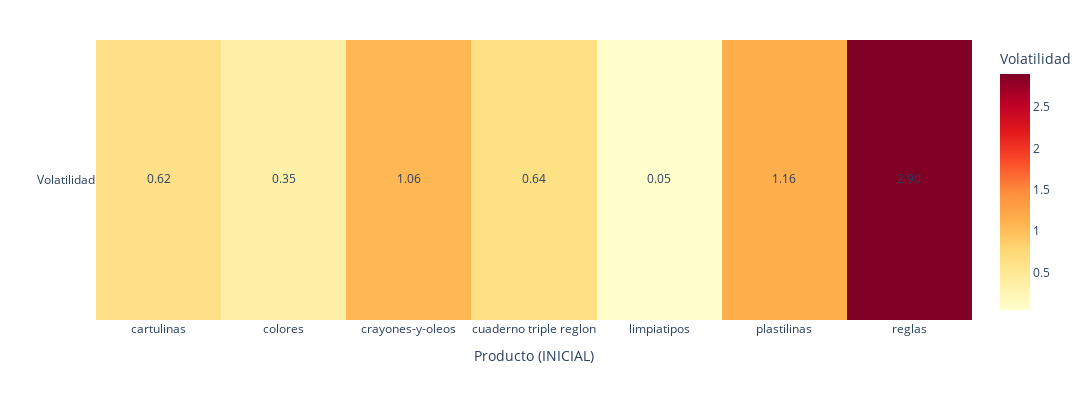
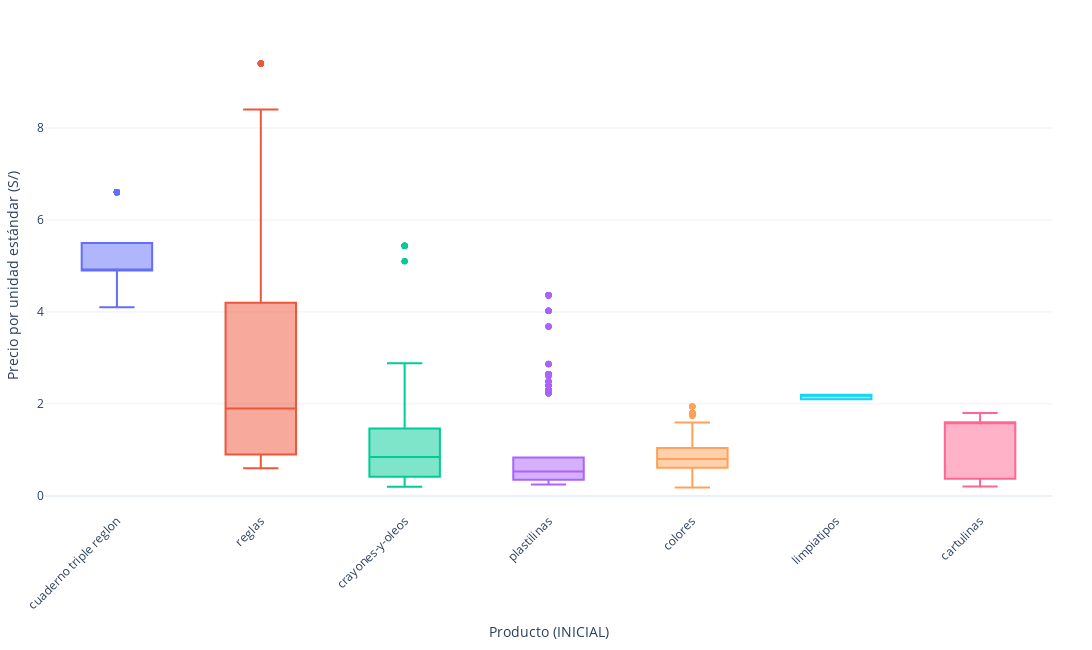
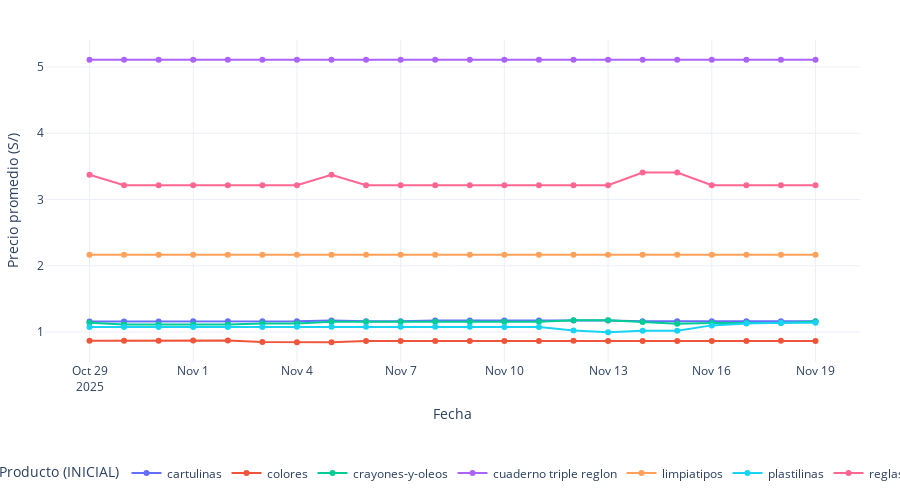

The notebook cell these images were saved under, in order:
### Code cell
import pandas as pd
import numpy as np
import plotly.express as px
import plotly.graph_objects as go
import os

# ===============================
# 0. Configuración de rutas
# ===============================
# Carpeta donde se guardan los gráficos de INICIAL
RESULTS_DIR = r"C:\Users\Hp\Documents\GitHub\PEU_INEI_Proyecto_Integrador_IPC\ipc-webscraping\results\Educacion\educacion_inicial"
os.makedirs(RESULTS_DIR, exist_ok=True)

# Archivo consolidado de educación
INPUT_FILE = r"C:\Users\Hp\Documents\GitHub\PEU_INEI_Proyecto_Integrador_IPC\ipc-webscraping\data\consolidated\consolidado_educacion.xlsx"

# ===============================
# 1. Cargar datos
# ===============================
df = pd.read_excel(INPUT_FILE)

# Asegurar que el precio esté en formato numérico
df["precio_por_unidad_estandar"] = pd.to_numeric(
    df["precio_por_unidad_estandar"], errors="coerce"
)

# Eliminar filas sin precio válido
df = df.dropna(subset=["precio_por_unidad_estandar"]).copy()

# ===============================
# 2. Filtrar SOLO productos de INICIAL
# ===============================
productos_inicial = [
    "cartulinas",
    "colores",
    "crayones-y-oleos",
    "cuaderno triple reglon",
    "limpiatipos",
    # "loncheras",
    "plastilinas",
    "reglas",
]

df["producto_especifico"] = df["producto_especifico"].astype(str)
df = df[df["producto_especifico"].isin(productos_inicial)].copy()

# (opcional) marcar que todo es INICIAL
df["nivel_educativo"] = "INICIAL"

# ===============================
# 3. Preparar fecha
# ===============================
if "fecha_scraping" in df.columns:
    df["FECHA"] = pd.to_datetime(df["fecha_scraping"], errors="coerce")
else:
    df["FECHA"] = pd.NaT

# ===============================
# 4. Volatilidad por producto (solo INICIAL, precio directo)
# ===============================
vol_prod = (
    df.groupby("producto_especifico")["precio_por_unidad_estandar"]
      .std()
      .reset_index(name="VOLATILIDAD")
)

print("Volatilidad por producto - INICIAL (precio directo):")
print(vol_prod)

# Heatmap: una fila con N productos
fig_vol = go.Figure(
    data=go.Heatmap(
        z=[vol_prod["VOLATILIDAD"].values],      # una fila con N productos
        x=vol_prod["producto_especifico"],       # eje X: productos
        y=["Volatilidad"],                       # eje Y: una sola fila
        colorscale="YlOrRd",
        colorbar=dict(title="Volatilidad"),
    )
)

# Anotar valores dentro de cada celda
for _, row in vol_prod.iterrows():
    fig_vol.add_trace(
        go.Scatter(
            x=[row["producto_especifico"]],
            y=["Volatilidad"],
            text=[f"{row['VOLATILIDAD']:.2f}"],
            mode="text",
            showlegend=False,
        )
    )

fig_vol.update_layout(
    title=None,
    xaxis_title="Producto (INICIAL)",   # sin 'específico'
    yaxis_title="",
    template="plotly_white",
    width=1200,
    height=400,
    margin=dict(l=40, r=40, t=40, b=80),
)
fig_vol.show()
fig_vol.write_image(
    os.path.join(RESULTS_DIR, "volatilidad_por_producto_inicial.pdf")
)

# ===============================
# 5. Boxplot de precios por producto (precio directo)
# ===============================
fig_box = px.box(
    df,
    x="producto_especifico",
    y="precio_por_unidad_estandar",
    color="producto_especifico",
    labels={
        "producto_especifico": "Producto (INICIAL)",
        "precio_por_unidad_estandar": "Precio por unidad estándar (S/)",
    },
    width=1400,
    height=650,
    template="plotly_white",
)

fig_box.update_layout(
    xaxis_tickangle=-45,
    showlegend=False,  # la leyenda sería igual que el eje X
    title=None,
    margin=dict(l=40, r=40, t=40, b=120),
)
fig_box.show()
fig_box.write_image(
    os.path.join(RESULTS_DIR, "boxplot_precio_por_producto_inicial.pdf")
)

# ===============================
# 6. Evolución del precio promedio por producto (precio directo)
# ===============================
if df["FECHA"].notna().any():
    evol_prod = (
        df.groupby(["FECHA", "producto_especifico"])["precio_por_unidad_estandar"]
          .mean()
          .reset_index()
    )

    fig_line = px.line(
        evol_prod,
        x="FECHA",
        y="precio_por_unidad_estandar",
        color="producto_especifico",
        markers=True,
        labels={
            "FECHA": "Fecha",
            "precio_por_unidad_estandar": "Precio promedio (S/)",
            "producto_especifico": "Producto (INICIAL)",
        },
    )

    fig_line.update_layout(
        title=None,
        xaxis_title="Fecha",
        yaxis_title="Precio promedio (S/)",
        template="plotly_white",
        hovermode="x unified",
        width=900,
        height=500,
        legend=dict(
            orientation="h",       # horizontal
            yanchor="top",
            y=-0.30,               # leyenda debajo del gráfico
            xanchor="center",
            x=0.5,
            bgcolor="rgba(0,0,0,0)",
        ),
        margin=dict(l=40, r=40, t=40, b=120),
    )

    fig_line.show()
    fig_line.write_image(
        os.path.join(RESULTS_DIR, "evolucion_precio_por_producto_inicial.pdf")
    )
else:
    print("No hay 'fecha_scraping' válida para hacer la evolución temporal.")

### Figure 1 — Plotly figure (JSON) as saved in the notebook; plotly's stock layout.template omitted (floating-point values rounded to 4 significant figures)
{"data": [{"colorbar": {"title": {"text": "Volatilidad"}}, "colorscale": [[0, "rgb(255,255,204)"], [0.125, "rgb(255,237,160)"], [0.25, "rgb(254,217,118)"], [0.375, "rgb(254,178,76)"], [0.5, "rgb(253,141,60)"], [0.625, "rgb(252,78,42)"], [0.75, "rgb(227,26,28)"], [0.875, "rgb(189,0,38)"], [1, "rgb(128,0,38)"]], "type": "heatmap", "x": ["cartulinas", "colores", "crayones-y-oleos", "cuaderno triple reglon", "limpiatipos", "plastilinas", "reglas"], "y": ["Volatilidad"], "z": [[0.6228, 0.3491, 1.06, 0.6358, 0.0475, 1.159, 2.901]]}, {"mode": "text", "showlegend": false, "text": ["0.62"], "type": "scatter", "x": ["cartulinas"], "y": ["Volatilidad"]}, {"mode": "text", "showlegend": false, "text": ["0.35"], "type": "scatter", "x": ["colores"], "y": ["Volatilidad"]}, {"mode": "text", "showlegend": false, "text": ["1.06"], "type": "scatter", "x": ["crayones-y-oleos"], "y": ["Volatilidad"]}, {"mode": "text", "showlegend": false, "text": ["0.64"], "type": "scatter", "x": ["cuaderno triple reglon"], "y": ["Volatilidad"]}, {"mode": "text", "showlegend": false, "text": ["0.05"], "type": "scatter", "x": ["limpiatipos"], "y": ["Volatilidad"]}, {"mode": "text", "showlegend": false, "text": ["1.16"], "type": "scatter", "x": ["plastilinas"], "y": ["Volatilidad"]}, {"mode": "text", "showlegend": false, "text": ["2.90"], "type": "scatter", "x": ["reglas"], "y": ["Volatilidad"]}], "layout": {"height": 400, "margin": {"b": 80, "l": 40, "r": 40, "t": 40}, "title": {}, "width": 1200, "xaxis": {"title": {"text": "Producto (INICIAL)"}}, "yaxis": {"title": {"text": ""}}}}

### Figure 2 — Plotly figure (JSON) as saved in the notebook; plotly's stock layout.template omitted (floating-point values rounded to 4 significant figures; data arrays with more than 128 entries replaced by an {"elided": "..."} marker saying what was removed)
{"data": [{"alignmentgroup": "True", "hovertemplate": "Producto (INICIAL)=%{x}<br>Precio por unidad estándar (S/)=%{y}<extra></extra>", "legendgroup": "cuaderno triple reglon", "marker": {"color": "#636efa"}, "name": "cuaderno triple reglon", "notched": false, "offsetgroup": "cuaderno triple reglon", "orientation": "v", "showlegend": true, "type": "box", "x": {"elided": "1122 str values"}, "x0": " ", "xaxis": "x", "y": {"elided": "1122 float values"}, "y0": " ", "yaxis": "y"}, {"alignmentgroup": "True", "hovertemplate": "Producto (INICIAL)=%{x}<br>Precio por unidad estándar (S/)=%{y}<extra></extra>", "legendgroup": "reglas", "marker": {"color": "#EF553B"}, "name": "reglas", "notched": false, "offsetgroup": "reglas", "orientation": "v", "showlegend": true, "type": "box", "x": {"elided": "282 str values"}, "x0": " ", "xaxis": "x", "y": {"elided": "282 float values"}, "y0": " ", "yaxis": "y"}, {"alignmentgroup": "True", "hovertemplate": "Producto (INICIAL)=%{x}<br>Precio por unidad estándar (S/)=%{y}<extra></extra>", "legendgroup": "crayones-y-oleos", "marker": {"color": "#00cc96"}, "name": "crayones-y-oleos", "notched": false, "offsetgroup": "crayones-y-oleos", "orientation": "v", "showlegend": true, "type": "box", "x": {"elided": "750 str values"}, "x0": " ", "xaxis": "x", "y": {"elided": "750 float values"}, "y0": " ", "yaxis": "y"}, {"alignmentgroup": "True", "hovertemplate": "Producto (INICIAL)=%{x}<br>Precio por unidad estándar (S/)=%{y}<extra></extra>", "legendgroup": "plastilinas", "marker": {"color": "#ab63fa"}, "name": "plastilinas", "notched": false, "offsetgroup": "plastilinas", "orientation": "v", "showlegend": true, "type": "box", "x": {"elided": "734 str values"}, "x0": " ", "xaxis": "x", "y": {"elided": "734 float values"}, "y0": " ", "yaxis": "y"}, {"alignmentgroup": "True", "hovertemplate": "Producto (INICIAL)=%{x}<br>Precio por unidad estándar (S/)=%{y}<extra></extra>", "legendgroup": "colores", "marker": {"color": "#FFA15A"}, "name": "colores", "notched": false, "offsetgroup": "colores", "orientation": "v", "showlegend": true, "type": "box", "x": {"elided": "1504 str values"}, "x0": " ", "xaxis": "x", "y": {"elided": "1504 float values"}, "y0": " ", "yaxis": "y"}, {"alignmentgroup": "True", "hovertemplate": "Producto (INICIAL)=%{x}<br>Precio por unidad estándar (S/)=%{y}<extra></extra>", "legendgroup": "limpiatipos", "marker": {"color": "#19d3f3"}, "name": "limpiatipos", "notched": false, "offsetgroup": "limpiatipos", "orientation": "v", "showlegend": true, "type": "box", "x": ["limpiatipos", "limpiatipos", "limpiatipos", "limpiatipos", "limpiatipos", "limpiatipos", "limpiatipos", "limpiatipos", "limpiatipos", "limpiatipos", "limpiatipos", "limpiatipos", "limpiatipos", "limpiatipos", "limpiatipos", "limpiatipos", "limpiatipos", "limpiatipos", "limpiatipos", "limpiatipos", "limpiatipos", "limpiatipos", "limpiatipos", "limpiatipos", "limpiatipos", "limpiatipos", "limpiatipos", "limpiatipos", "limpiatipos", "limpiatipos", "limpiatipos", "limpiatipos", "limpiatipos", "limpiatipos", "limpiatipos", "limpiatipos", "limpiatipos", "limpiatipos", "limpiatipos", "limpiatipos", "limpiatipos", "limpiatipos", "limpiatipos", "limpiatipos", "limpiatipos", "limpiatipos", "limpiatipos", "limpiatipos", "limpiatipos", "limpiatipos", "limpiatipos", "limpiatipos", "limpiatipos", "limpiatipos", "limpiatipos", "limpiatipos", "limpiatipos", "limpiatipos", "limpiatipos", "limpiatipos", "limpiatipos", "limpiatipos", "limpiatipos", "limpiatipos", "limpiatipos", "limpiatipos"], "x0": " ", "xaxis": "x", "y": [2.2, 2.2, 2.1, 2.2, 2.2, 2.1, 2.2, 2.2, 2.1, 2.2, 2.2, 2.1, 2.2, 2.2, 2.1, 2.2, 2.2, 2.1, 2.2, 2.2, 2.1, 2.2, 2.2, 2.1, 2.2, 2.2, 2.1, 2.2, 2.2, 2.1, 2.2, 2.2, 2.1, 2.2, 2.2, 2.1, 2.2, 2.2, 2.1, 2.2, 2.2, 2.1, 2.2, 2.2, 2.1, 2.2, 2.2, 2.1, 2.2, 2.2, 2.1, 2.2, 2.2, 2.1, 2.2, 2.2, 2.1, 2.2, 2.2, 2.1, 2.2, 2.2, 2.1, 2.2, 2.2, 2.1], "y0": " ", "yaxis": "y"}, {"alignmentgroup": "True", "hovertemplate": "Producto (INICIAL)=%{x}<br>Precio por unidad estándar (S/)=%{y}<extra></extra>", "legendgroup": "cartulinas", "marker": {"color": "#FF6692"}, "name": "cartulinas", "notched": false, "offsetgroup": "cartulinas", "orientation": "v", "showlegend": true, "type": "box", "x": {"elided": "1433 str values"}, "x0": " ", "xaxis": "x", "y": {"elided": "1433 float values"}, "y0": " ", "yaxis": "y"}], "layout": {"boxmode": "overlay", "height": 650, "legend": {"title": {"text": "Producto (INICIAL)"}, "tracegroupgap": 0}, "margin": {"b": 120, "l": 40, "r": 40, "t": 40}, "showlegend": false, "title": {}, "width": 1400, "xaxis": {"anchor": "y", "categoryarray": ["cuaderno triple reglon", "reglas", "crayones-y-oleos", "plastilinas", "colores", "limpiatipos", "cartulinas"], "categoryorder": "array", "domain": [0, 1], "tickangle": -45, "title": {"text": "Producto (INICIAL)"}}, "yaxis": {"anchor": "x", "domain": [0, 1], "title": {"text": "Precio por unidad estándar (S/)"}}}}

### Figure 3 — Plotly figure (JSON) as saved in the notebook; plotly's stock layout.template omitted (floating-point values rounded to 4 significant figures)
{"data": [{"hovertemplate": "Producto (INICIAL)=cartulinas<br>Fecha=%{x}<br>Precio promedio (S/)=%{y}<extra></extra>", "legendgroup": "cartulinas", "line": {"color": "#636efa", "dash": "solid"}, "marker": {"symbol": "circle"}, "mode": "lines+markers", "name": "cartulinas", "orientation": "v", "showlegend": true, "type": "scatter", "x": ["2025-10-29T00:00:00", "2025-10-30T00:00:00", "2025-10-31T00:00:00", "2025-11-01T00:00:00", "2025-11-02T00:00:00", "2025-11-03T00:00:00", "2025-11-04T00:00:00", "2025-11-05T00:00:00", "2025-11-06T00:00:00", "2025-11-07T00:00:00", "2025-11-08T00:00:00", "2025-11-09T00:00:00", "2025-11-10T00:00:00", "2025-11-11T00:00:00", "2025-11-12T00:00:00", "2025-11-13T00:00:00", "2025-11-14T00:00:00", "2025-11-15T00:00:00", "2025-11-16T00:00:00", "2025-11-17T00:00:00", "2025-11-18T00:00:00", "2025-11-19T00:00:00"], "xaxis": "x", "y": [1.158, 1.158, 1.158, 1.162, 1.162, 1.162, 1.162, 1.175, 1.162, 1.162, 1.174, 1.174, 1.174, 1.174, 1.174, 1.174, 1.162, 1.162, 1.162, 1.162, 1.162, 1.162], "yaxis": "y"}, {"hovertemplate": "Producto (INICIAL)=colores<br>Fecha=%{x}<br>Precio promedio (S/)=%{y}<extra></extra>", "legendgroup": "colores", "line": {"color": "#EF553B", "dash": "solid"}, "marker": {"symbol": "circle"}, "mode": "lines+markers", "name": "colores", "orientation": "v", "showlegend": true, "type": "scatter", "x": ["2025-10-29T00:00:00", "2025-10-30T00:00:00", "2025-10-31T00:00:00", "2025-11-01T00:00:00", "2025-11-02T00:00:00", "2025-11-03T00:00:00", "2025-11-04T00:00:00", "2025-11-05T00:00:00", "2025-11-06T00:00:00", "2025-11-07T00:00:00", "2025-11-08T00:00:00", "2025-11-09T00:00:00", "2025-11-10T00:00:00", "2025-11-11T00:00:00", "2025-11-12T00:00:00", "2025-11-13T00:00:00", "2025-11-14T00:00:00", "2025-11-15T00:00:00", "2025-11-16T00:00:00", "2025-11-17T00:00:00", "2025-11-18T00:00:00", "2025-11-19T00:00:00"], "xaxis": "x", "y": [0.869, 0.869, 0.869, 0.8709, 0.8709, 0.8498, 0.8477, 0.8477, 0.866, 0.8636, 0.8636, 0.8636, 0.8656, 0.8656, 0.8696, 0.8656, 0.8656, 0.8656, 0.8656, 0.8655, 0.8683, 0.8664], "yaxis": "y"}, {"hovertemplate": "Producto (INICIAL)=crayones-y-oleos<br>Fecha=%{x}<br>Precio promedio (S/)=%{y}<extra></extra>", "legendgroup": "crayones-y-oleos", "line": {"color": "#00cc96", "dash": "solid"}, "marker": {"symbol": "circle"}, "mode": "lines+markers", "name": "crayones-y-oleos", "orientation": "v", "showlegend": true, "type": "scatter", "x": ["2025-10-29T00:00:00", "2025-10-30T00:00:00", "2025-10-31T00:00:00", "2025-11-01T00:00:00", "2025-11-02T00:00:00", "2025-11-03T00:00:00", "2025-11-04T00:00:00", "2025-11-05T00:00:00", "2025-11-06T00:00:00", "2025-11-07T00:00:00", "2025-11-08T00:00:00", "2025-11-09T00:00:00", "2025-11-10T00:00:00", "2025-11-11T00:00:00", "2025-11-12T00:00:00", "2025-11-13T00:00:00", "2025-11-14T00:00:00", "2025-11-15T00:00:00", "2025-11-16T00:00:00", "2025-11-17T00:00:00", "2025-11-18T00:00:00", "2025-11-19T00:00:00"], "xaxis": "x", "y": [1.139, 1.115, 1.115, 1.115, 1.115, 1.131, 1.131, 1.155, 1.155, 1.155, 1.155, 1.155, 1.155, 1.155, 1.177, 1.177, 1.153, 1.127, 1.138, 1.138, 1.138, 1.161], "yaxis": "y"}, {"hovertemplate": "Producto (INICIAL)=cuaderno triple reglon<br>Fecha=%{x}<br>Precio promedio (S/)=%{y}<extra></extra>", "legendgroup": "cuaderno triple reglon", "line": {"color": "#ab63fa", "dash": "solid"}, "marker": {"symbol": "circle"}, "mode": "lines+markers", "name": "cuaderno triple reglon", "orientation": "v", "showlegend": true, "type": "scatter", "x": ["2025-10-29T00:00:00", "2025-10-30T00:00:00", "2025-10-31T00:00:00", "2025-11-01T00:00:00", "2025-11-02T00:00:00", "2025-11-03T00:00:00", "2025-11-04T00:00:00", "2025-11-05T00:00:00", "2025-11-06T00:00:00", "2025-11-07T00:00:00", "2025-11-08T00:00:00", "2025-11-09T00:00:00", "2025-11-10T00:00:00", "2025-11-11T00:00:00", "2025-11-12T00:00:00", "2025-11-13T00:00:00", "2025-11-14T00:00:00", "2025-11-15T00:00:00", "2025-11-16T00:00:00", "2025-11-17T00:00:00", "2025-11-18T00:00:00", "2025-11-19T00:00:00"], "xaxis": "x", "y": [5.108, 5.108, 5.108, 5.108, 5.108, 5.108, 5.108, 5.108, 5.108, 5.108, 5.108, 5.108, 5.108, 5.108, 5.108, 5.108, 5.108, 5.108, 5.108, 5.108, 5.108, 5.108], "yaxis": "y"}, {"hovertemplate": "Producto (INICIAL)=limpiatipos<br>Fecha=%{x}<br>Precio promedio (S/)=%{y}<extra></extra>", "legendgroup": "limpiatipos", "line": {"color": "#FFA15A", "dash": "solid"}, "marker": {"symbol": "circle"}, "mode": "lines+markers", "name": "limpiatipos", "orientation": "v", "showlegend": true, "type": "scatter", "x": ["2025-10-29T00:00:00", "2025-10-30T00:00:00", "2025-10-31T00:00:00", "2025-11-01T00:00:00", "2025-11-02T00:00:00", "2025-11-03T00:00:00", "2025-11-04T00:00:00", "2025-11-05T00:00:00", "2025-11-06T00:00:00", "2025-11-07T00:00:00", "2025-11-08T00:00:00", "2025-11-09T00:00:00", "2025-11-10T00:00:00", "2025-11-11T00:00:00", "2025-11-12T00:00:00", "2025-11-13T00:00:00", "2025-11-14T00:00:00", "2025-11-15T00:00:00", "2025-11-16T00:00:00", "2025-11-17T00:00:00", "2025-11-18T00:00:00", "2025-11-19T00:00:00"], "xaxis": "x", "y": [2.167, 2.167, 2.167, 2.167, 2.167, 2.167, 2.167, 2.167, 2.167, 2.167, 2.167, 2.167, 2.167, 2.167, 2.167, 2.167, 2.167, 2.167, 2.167, 2.167, 2.167, 2.167], "yaxis": "y"}, {"hovertemplate": "Producto (INICIAL)=plastilinas<br>Fecha=%{x}<br>Precio promedio (S/)=%{y}<extra></extra>", "legendgroup": "plastilinas", "line": {"color": "#19d3f3", "dash": "solid"}, "marker": {"symbol": "circle"}, "mode": "lines+markers", "name": "plastilinas", "orientation": "v", "showlegend": true, "type": "scatter", "x": ["2025-10-29T00:00:00", "2025-10-30T00:00:00", "2025-10-31T00:00:00", "2025-11-01T00:00:00", "2025-11-02T00:00:00", "2025-11-03T00:00:00", "2025-11-04T00:00:00", "2025-11-05T00:00:00", "2025-11-06T00:00:00", "2025-11-07T00:00:00", "2025-11-08T00:00:00", "2025-11-09T00:00:00", "2025-11-10T00:00:00", "2025-11-11T00:00:00", "2025-11-12T00:00:00", "2025-11-13T00:00:00", "2025-11-14T00:00:00", "2025-11-15T00:00:00", "2025-11-16T00:00:00", "2025-11-17T00:00:00", "2025-11-18T00:00:00", "2025-11-19T00:00:00"], "xaxis": "x", "y": [1.075, 1.075, 1.075, 1.075, 1.075, 1.076, 1.082, 1.082, 1.082, 1.082, 1.082, 1.082, 1.076, 1.076, 1.024, 0.9968, 1.02, 1.02, 1.101, 1.128, 1.139, 1.139], "yaxis": "y"}, {"hovertemplate": "Producto (INICIAL)=reglas<br>Fecha=%{x}<br>Precio promedio (S/)=%{y}<extra></extra>", "legendgroup": "reglas", "line": {"color": "#FF6692", "dash": "solid"}, "marker": {"symbol": "circle"}, "mode": "lines+markers", "name": "reglas", "orientation": "v", "showlegend": true, "type": "scatter", "x": ["2025-10-29T00:00:00", "2025-10-30T00:00:00", "2025-10-31T00:00:00", "2025-11-01T00:00:00", "2025-11-02T00:00:00", "2025-11-03T00:00:00", "2025-11-04T00:00:00", "2025-11-05T00:00:00", "2025-11-06T00:00:00", "2025-11-07T00:00:00", "2025-11-08T00:00:00", "2025-11-09T00:00:00", "2025-11-10T00:00:00", "2025-11-11T00:00:00", "2025-11-12T00:00:00", "2025-11-13T00:00:00", "2025-11-14T00:00:00", "2025-11-15T00:00:00", "2025-11-16T00:00:00", "2025-11-17T00:00:00", "2025-11-18T00:00:00", "2025-11-19T00:00:00"], "xaxis": "x", "y": [3.375, 3.215, 3.215, 3.215, 3.215, 3.215, 3.215, 3.375, 3.215, 3.215, 3.215, 3.215, 3.215, 3.215, 3.215, 3.215, 3.408, 3.408, 3.215, 3.215, 3.215, 3.215], "yaxis": "y"}], "layout": {"height": 500, "hovermode": "x unified", "legend": {"bgcolor": "rgba(0,0,0,0)", "orientation": "h", "title": {"text": "Producto (INICIAL)"}, "tracegroupgap": 0, "x": 0.5, "xanchor": "center", "y": -0.3, "yanchor": "top"}, "margin": {"b": 120, "l": 40, "r": 40, "t": 40}, "title": {}, "width": 900, "xaxis": {"anchor": "y", "domain": [0, 1], "title": {"text": "Fecha"}}, "yaxis": {"anchor": "x", "domain": [0, 1], "title": {"text": "Precio promedio (S/)"}}}}
